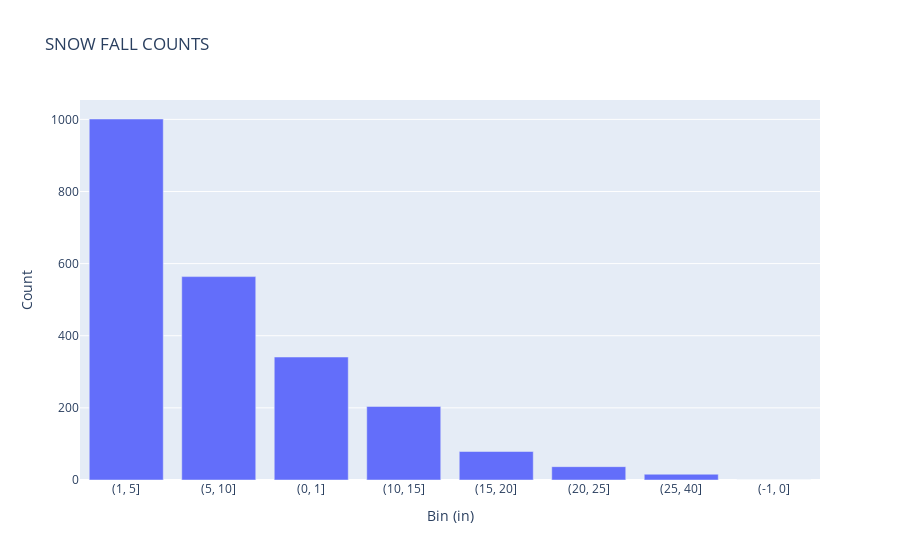

Notebook cell for this chart:
### Code cell
(alta
 .query('SNOW > 0') 
 .SNOW
 .pipe(pd.cut, bins=[-1, 0, 1, 5, 10, 15, 20, 25, 40]) 
 .value_counts()
 .reset_index()
 .rename(columns={'SNOW': 'Bin (in)', 'count': 'Count'})
 .astype({'Bin (in)': str})
 .plot.bar(x='Bin (in)', y='Count', title='SNOW FALL COUNTS')
)

### Figure 1 — Plotly figure (JSON) as saved in the notebook; plotly's stock layout.template omitted (floating-point values rounded to 4 significant figures)
{"data": [{"alignmentgroup": "True", "hovertemplate": "Bin (in)=%{x}<br>Count=%{y}<extra></extra>", "legendgroup": "", "marker": {"color": "#636efa", "pattern": {"shape": ""}}, "name": "", "offsetgroup": "", "orientation": "v", "showlegend": false, "textposition": "auto", "type": "bar", "x": ["(1, 5]", "(5, 10]", "(0, 1]", "(10, 15]", "(15, 20]", "(20, 25]", "(25, 40]", "(-1, 0]"], "xaxis": "x", "y": [1001, 564, 341, 204, 79, 37, 16, 0], "yaxis": "y"}], "layout": {"barmode": "relative", "legend": {"tracegroupgap": 0}, "title": {"text": "SNOW FALL COUNTS"}, "xaxis": {"anchor": "y", "domain": [0, 1], "title": {"text": "Bin (in)"}}, "yaxis": {"anchor": "x", "domain": [0, 1], "title": {"text": "Count"}}}}
